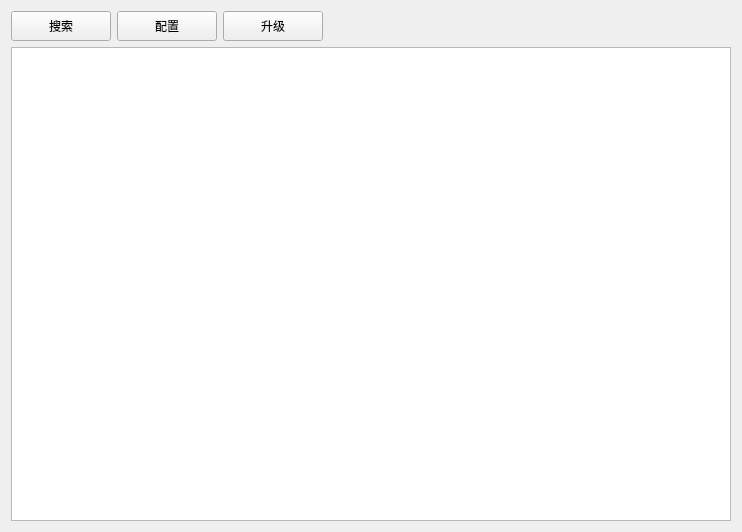
<?xml version="1.0" encoding="UTF-8"?>
<ui version="4.0">
 <class>UdpMulticastServer</class>
 <widget class="QWidget" name="UdpMulticastServer">
  <property name="geometry">
   <rect>
    <x>0</x>
    <y>0</y>
    <width>742</width>
    <height>532</height>
   </rect>
  </property>
  <property name="windowTitle">
   <string>组合认证识别主机升级工具</string>
  </property>
  <layout class="QVBoxLayout" name="verticalLayout_2">
   <item>
    <layout class="QVBoxLayout" name="verticalLayout">
     <item>
      <layout class="QHBoxLayout" name="horizontalLayout">
       <item>
        <widget class="QPushButton" name="btnSearchDevice">
         <property name="minimumSize">
          <size>
           <width>100</width>
           <height>30</height>
          </size>
         </property>
         <property name="text">
          <string>搜索</string>
         </property>
        </widget>
       </item>
       <item>
        <widget class="QPushButton" name="btnConfigureDevice">
         <property name="minimumSize">
          <size>
           <width>100</width>
           <height>30</height>
          </size>
         </property>
         <property name="text">
          <string>配置</string>
         </property>
        </widget>
       </item>
       <item>
        <widget class="QPushButton" name="btnUpgradeDevice">
         <property name="minimumSize">
          <size>
           <width>100</width>
           <height>30</height>
          </size>
         </property>
         <property name="text">
          <string>升级</string>
         </property>
        </widget>
       </item>
       <item>
        <spacer name="horizontalSpacer">
         <property name="orientation">
          <enum>Qt::Horizontal</enum>
         </property>
         <property name="sizeHint" stdset="0">
          <size>
           <width>40</width>
           <height>20</height>
          </size>
         </property>
        </spacer>
       </item>
      </layout>
     </item>
     <item>
      <widget class="QTableWidget" name="tableWidget">
       <property name="alternatingRowColors">
        <bool>true</bool>
       </property>
       <attribute name="horizontalHeaderMinimumSectionSize">
        <number>200</number>
       </attribute>
       <attribute name="horizontalHeaderStretchLastSection">
        <bool>true</bool>
       </attribute>
      </widget>
     </item>
    </layout>
   </item>
  </layout>
 </widget>
 <layoutdefault spacing="6" margin="11"/>
 <resources/>
 <connections/>
</ui>
